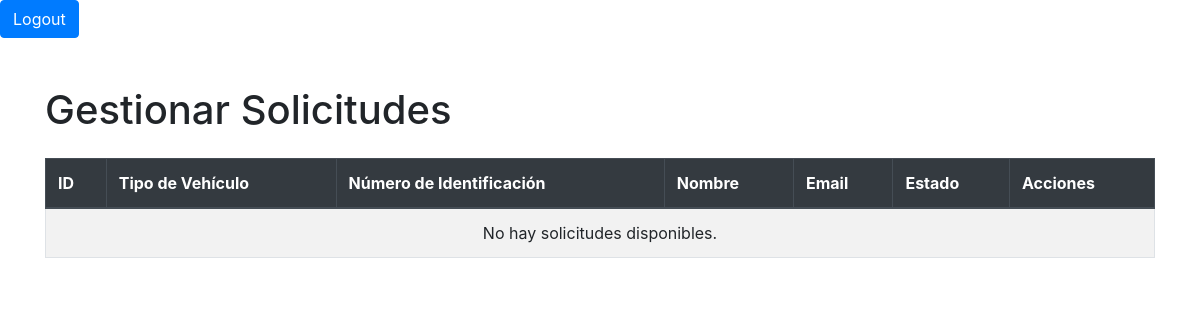
The page /solicitudes/gestionar/ (signed in) on the database as committed earlier.
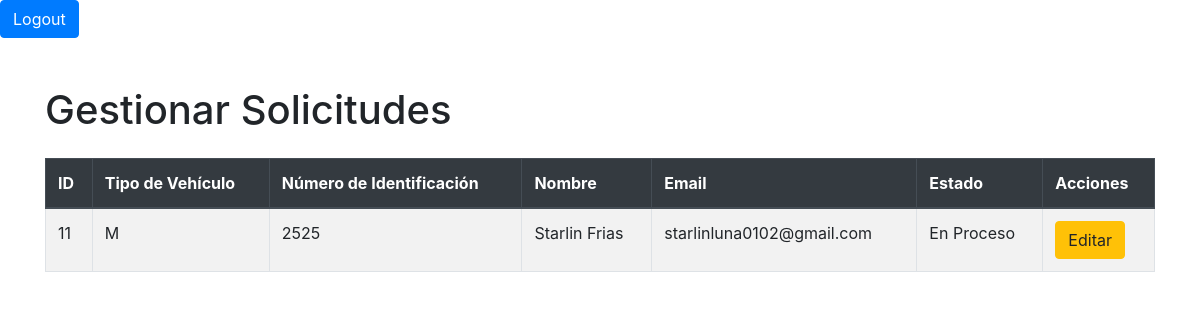
The same page on the database as committed later.
### solicitudes/models.py (models this page shows, shortened)
class Solicitud(models.Model):
    MATRICULA = 'M'
    CHASIS = 'C'
    VIN = 'V'
    TIPO_VEHICULO_CHOICES = [
        (MATRICULA, 'Matrícula'),
        (CHASIS, 'Número de Chasis'),
        (VIN, 'Número de VIN'),
    ]
    ESTADO_CHOICES = [
        ('Pendiente', 'Pendiente'),
        ('En Proceso', 'En Proceso'),
        ('Aprobado', 'Aprobado'),
        ('Rechazado', 'Rechazado'),
    ]
    usuario = models.ForeignKey(User, on_delete=models.CASCADE)
    tipo_vehiculo = models.CharField(max_length=1, choices=TIPO_VEHICULO_CHOICES)
    numero_identificacion = models.CharField(max_length=50)
    nombre_solicitante = models.CharField(max_length=100)
    email_solicitante = models.EmailField()
    archivo_matricula = models.FileField(upload_to='archivos/matriculas/')
    archivo_licencia = models.FileField(upload_to='archivos/licencias/')
    fecha_solicitud = models.DateTimeField(auto_now_add=True)
    estado = models.CharField(max_length=20, choices=ESTADO_CHOICES, default='Pendiente')
    comentario = models.TextField(blank=True, null=True)
    numero_poliza = models.CharField(max_length=100, blank=True, null=True)
    fecha_emision = models.DateField(blank=True, null=True)
    fecha_expiracion = models.DateField(blank=True, null=True)
    carnet_seguro = models.ImageField(upload_to='archivos/carnets/', blank=True, null=True)

### solicitudes/views.py (the view)
# urls.py: path('gestionar/', views.gestionar_solicitudes, name='gestionar_solicitudes'),
@user_passes_test(is_agent)
def gestionar_solicitudes(request):
    solicitudes = Solicitud.objects.all()
    return render(request, 'solicitudes/gestionar_solicitudes.html', {'solicitudes': solicitudes})

### solicitudes/views.py (called while the page is built)
def is_agent(user):
    return user.is_staff  # Verifica si el usuario pertenece al grupo de agentes

### solicitudes/templates/solicitudes/gestionar_solicitudes.html (shortened to what this page needs)
<!DOCTYPE html>
<html lang="en">
<head>
    <link href="https://stackpath.bootstrapcdn.com/bootstrap/4.5.2/css/bootstrap.min.css" rel="stylesheet">
</head>
<a href="{% url 'logout' %}" class="btn btn-primary">Logout</a>
<body>
<div class="container mt-5">
    <h1 class="mb-4">Gestionar Solicitudes</h1>
    <table class="table table-bordered table-striped">
        <thead class="thead-dark">
        <tr>
            <th>ID</th>
            <th>Tipo de Vehículo</th>
            <th>Número de Identificación</th>
            <th>Nombre</th>
            <th>Email</th>
            <th>Estado</th>
            <th>Acciones</th>
        </tr>
        </thead>
        <tbody>
        {% for solicitud in solicitudes %}
        <tr>
            <td>{{ solicitud.id }}</td>
            <td>{{ solicitud.tipo_vehiculo }}</td>
            <td>{{ solicitud.numero_identificacion }}</td>
            <td>{{ solicitud.nombre_solicitante }}</td>
            <td>{{ solicitud.email_solicitante }}</td>
            <td>{{ solicitud.estado }}</td>
            <td>
                <a href="{% url 'solicitudes:editar_solicitud' pk=solicitud.id %}" class="btn btn-warning">Editar</a>
            </td>
        </tr>
        {% empty %}
        <tr>
            <td colspan="7" class="text-center">No hay solicitudes disponibles.</td>
        </tr>
        {% endfor %}
        </tbody>
    </table>
</div>
</body>
</html>

Rows that differ between the two databases and show on the page:
added Solicitud: id "11", tipo_vehiculo "M", numero_identificacion "2525", nombre_solicitante "Starlin Frias", email_solicitante "starlinluna0102@gmail.com", estado "En Proceso"
Other text that changed with them:
text no longer shown: "No hay solicitudes disponibles."
